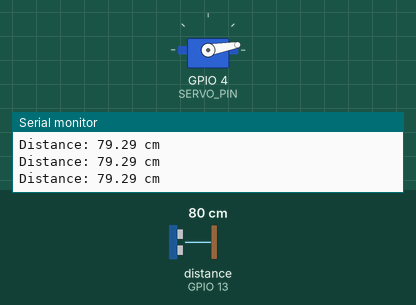
This sketch was run on a simulated ESP32. Parts: servo, the last lines printed to the serial monitor. Wiring (inferred from the names in the program): ultrasonic range finder: trigger GPIO 12; echo GPIO 13. The test bench sets the inputs (shaded band); at power-on: distance to the obstacle (sensor on GPIO 13) 80 cm. The echo pulse lasts 58.3 µs per cm.

Above: at 1.2 s.
1.3 s: distance to the obstacle (sensor on GPIO 13) set to 12 cm
2.8 s: distance to the obstacle (sensor on GPIO 13) set to 9 cm
At 5.6 s:
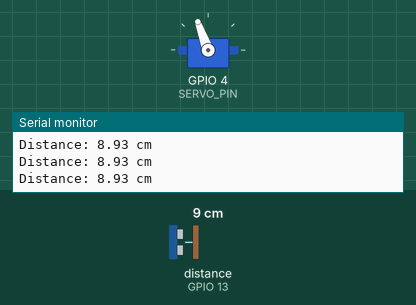
5.8 s: distance to the obstacle (sensor on GPIO 13) set to 18 cm
At 6.8 s:
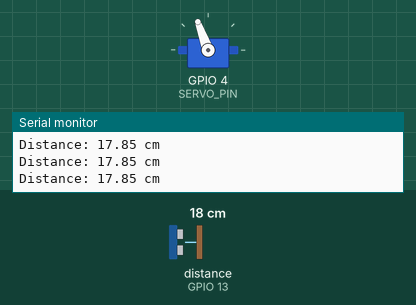
7.3 s: distance to the obstacle (sensor on GPIO 13) set to 2 cm
At 10.0 s:
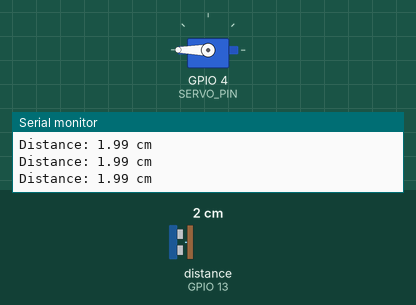
Timing chart, 0 to 11.3 s (numbered marks = the images above; inputs shaded):
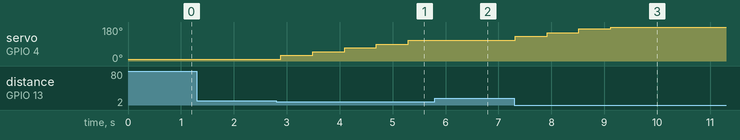

Measured:
- the behaviour switches between 11 and 10 cm on distance to the obstacle (sensor on GPIO 13) (found by bisection; images 0 and 1)
- after the input at 2.8 s, servo on GPIO 4 (SERVO_PIN): moves from 10° to 110° over 2.4 s, starting after 0.09 s
- after the input at 5.8 s, servo on GPIO 4 (SERVO_PIN): stays 110° (without the input it goes to 130° after 0.09 s)
- after the input at 7.3 s, servo on GPIO 4 (SERVO_PIN): 110° → 130° at once, → 150° 0.60 s later, → 170° 0.60 s later, → 180° 0.60 s later

The sketch:

DOOR.ino
```cpp
#include <ESP32Servo.h>

#define TRIG_PIN 12       // Trigger pin for ultrasonic sensor
#define ECHO_PIN 13       // Echo pin for ultrasonic sensor
#define SERVO_PIN 4       // Servo motor connected to GPIO 4

Servo myservo;
int currentAnglec = 10;

void setup() {
  Serial.begin(115200);
  myservo.attach(SERVO_PIN);
  pinMode(TRIG_PIN, OUTPUT);
  pinMode(ECHO_PIN, INPUT);
  myservo.write(currentAnglec);  // Initialize to start angle
}

void loop() {
  float distance = getDistance();  // Get distance from ultrasonic sensor
  Serial.print("Distance: ");
  Serial.print(distance);
  Serial.println(" cm");

  if (distance > 0 && distance < 10) { // If distance is less than 10 cm
    Open();
  }

  delay(100);  // Add a small delay to avoid rapid triggering
}

// Function to control the servo movement
void Open() {
  if (currentAnglec < 180) {
    currentAnglec += 20;
    myservo.write(currentAnglec);
    delay(500);  // Give the servo time to move
  }

  if (currentAnglec >= 180) {
    delay(7000);  // Pause at 180 before resetting
    currentAnglec = 0;  // Reset to 0 for next open cycle
    myservo.write(currentAnglec);
    delay(500);  // Give the servo time to move back
  }
}

// Function to measure distance using the ultrasonic sensor
float getDistance() {
  // Send a 10us pulse to trigger the sensor
  digitalWrite(TRIG_PIN, LOW);
  delayMicroseconds(2);
  digitalWrite(TRIG_PIN, HIGH);
  delayMicroseconds(10);
  digitalWrite(TRIG_PIN, LOW);

  // Read the echo pin for the duration
  long duration = pulseIn(ECHO_PIN, HIGH);

  // Calculate distance in cm (sound speed is 0.034 cm per microsecond)
  float distance = duration * 0.034 / 2;
  return distance;
}
```
